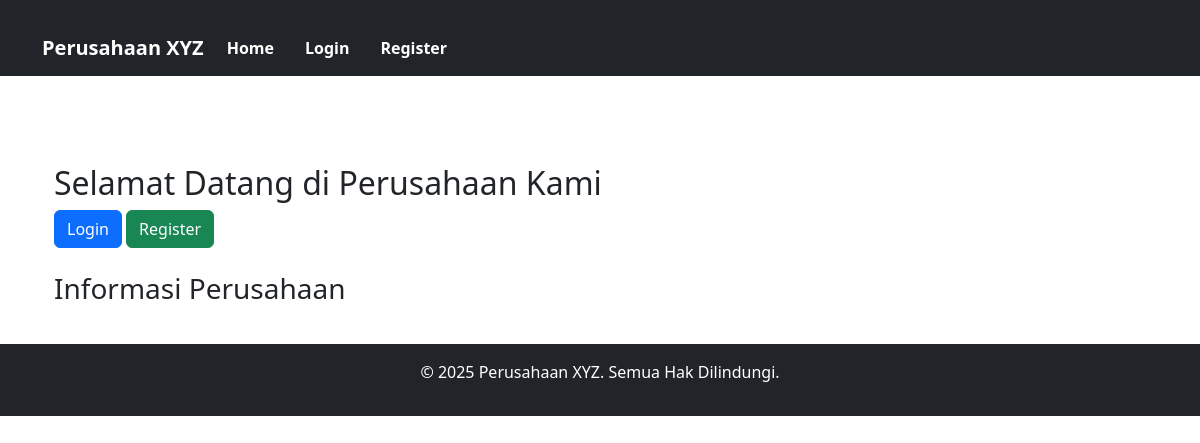
Before: / with the older database file.
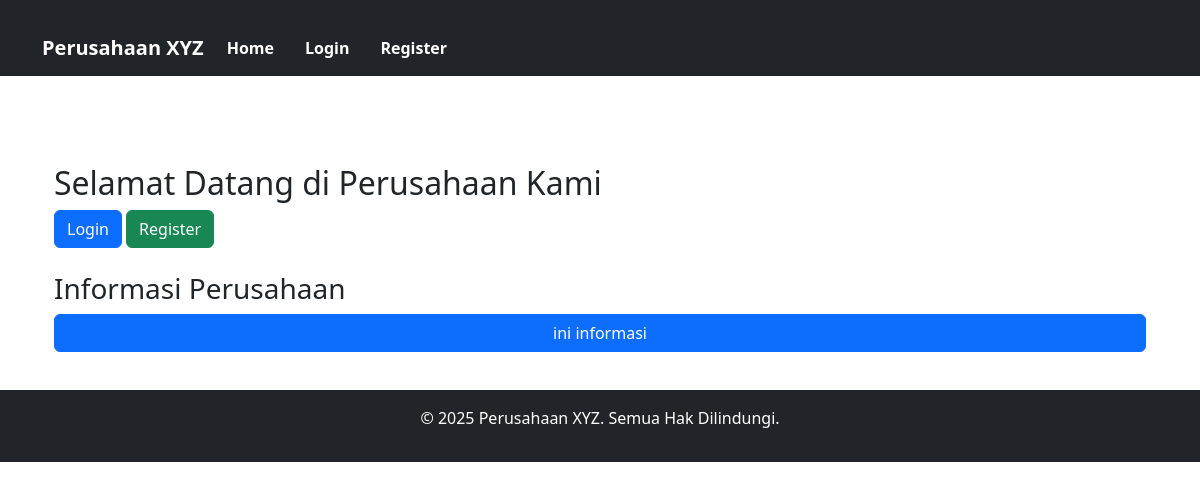
After: the same page with the newer database file.
### tables this page shows
CREATE TABLE `information` (
  `id` int(11) NOT NULL,
  `title` varchar(255) NOT NULL,
  `description` text NOT NULL,
  `created_at` timestamp NOT NULL DEFAULT current_timestamp()
);

### index.php (the view, shortened to what this page needs)
<?php
include 'config/koneksi.php';
include 'includes/header.php';
?>
<!DOCTYPE html>
<html lang="id">
<head>
    <link rel="stylesheet" href="assets/css/style.css">
    <link rel="stylesheet" href="https://cdn.jsdelivr.net/npm/bootstrap@5.3.0/dist/css/bootstrap.min.css">
</head>
<body>
    <div class="container mt-4">
        <h2>Selamat Datang di Perusahaan Kami</h2>
        <a href="login.php" class="btn btn-primary">Login</a>
        <a href="register.php" class="btn btn-success">Register</a>
        <h3 class="mt-4">Informasi Perusahaan</h3>
        <div class="list-group">
            <?php
            $stmt = $conn->prepare("SELECT * FROM information");
            $stmt->execute();
            $result = $stmt->fetchAll(PDO::FETCH_ASSOC);
            foreach ($result as $row) {
               echo "<a href='detail.php?id=" . $row['id'] . "' class='btn btn-primary btn-block mb-2'>" . htmlspecialchars($row['title']) . "</a>";
             }
             ?>
        </div>
    </div>
</body>
</html>
<?php include 'includes/footer.php';

### includes/header.php (shortened to what this page needs)
<!DOCTYPE html>
<html lang="id">
<head>
    <link rel="stylesheet" href="assets/css/style.css">
    <link rel="stylesheet" href="https://cdn.jsdelivr.net/npm/bootstrap@5.3.0/dist/css/bootstrap.min.css">
</head>
<body>
    <nav class="navbar navbar-expand-lg navbar-dark bg-dark">
        <div class="container">
            <a class="navbar-brand" href="index.php">Perusahaan XYZ</a>
            <div class="collapse navbar-collapse">
                <ul class="navbar-nav ml-auto">
                    <li class="nav-item"><a class="nav-link" href="index.php">Home</a></li>
                    <li class="nav-item"><a class="nav-link" href="login.php">Login</a></li>
                    <li class="nav-item"><a class="nav-link" href="register.php">Register</a></li>
                </ul>
            </div>
        </div>
    </nav>
    <div class="container mt-4">

### includes/footer.php (shortened to what this page needs)
</div>
    <footer class="footer bg-dark text-white text-center py-3">
        <p>© <?= date("Y"); ?> Perusahaan XYZ. Semua Hak Dilindungi.</p>
    </footer>
</body>
</html>

### assets/css/style.css (style rules this page uses)
body { font-family: Arial, sans-serif; background-color: #f8f9fa; }
.container { max-width: 800px; margin: auto; padding-top: 20px; }
.navbar { background-color: #343a40; padding: 15px; }
.navbar a { color: white; text-decoration: none; font-weight: bold; margin-right: 15px; }
.footer { background-color: #343a40; color: white; text-align: center; padding: 10px 0; margin-top: 30px; }

Changed rows visible on the page:
added information: title "ini informasi"
